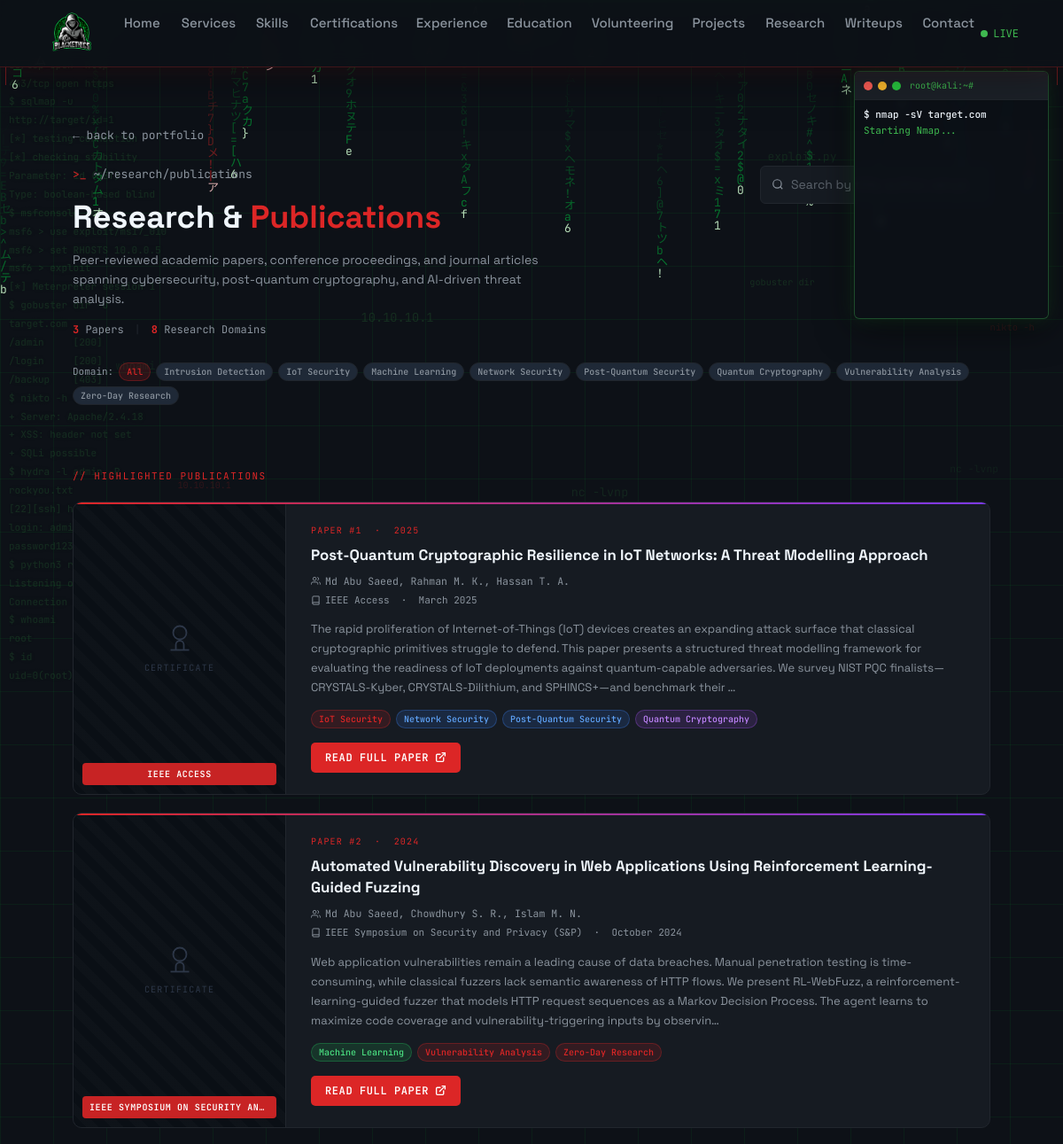
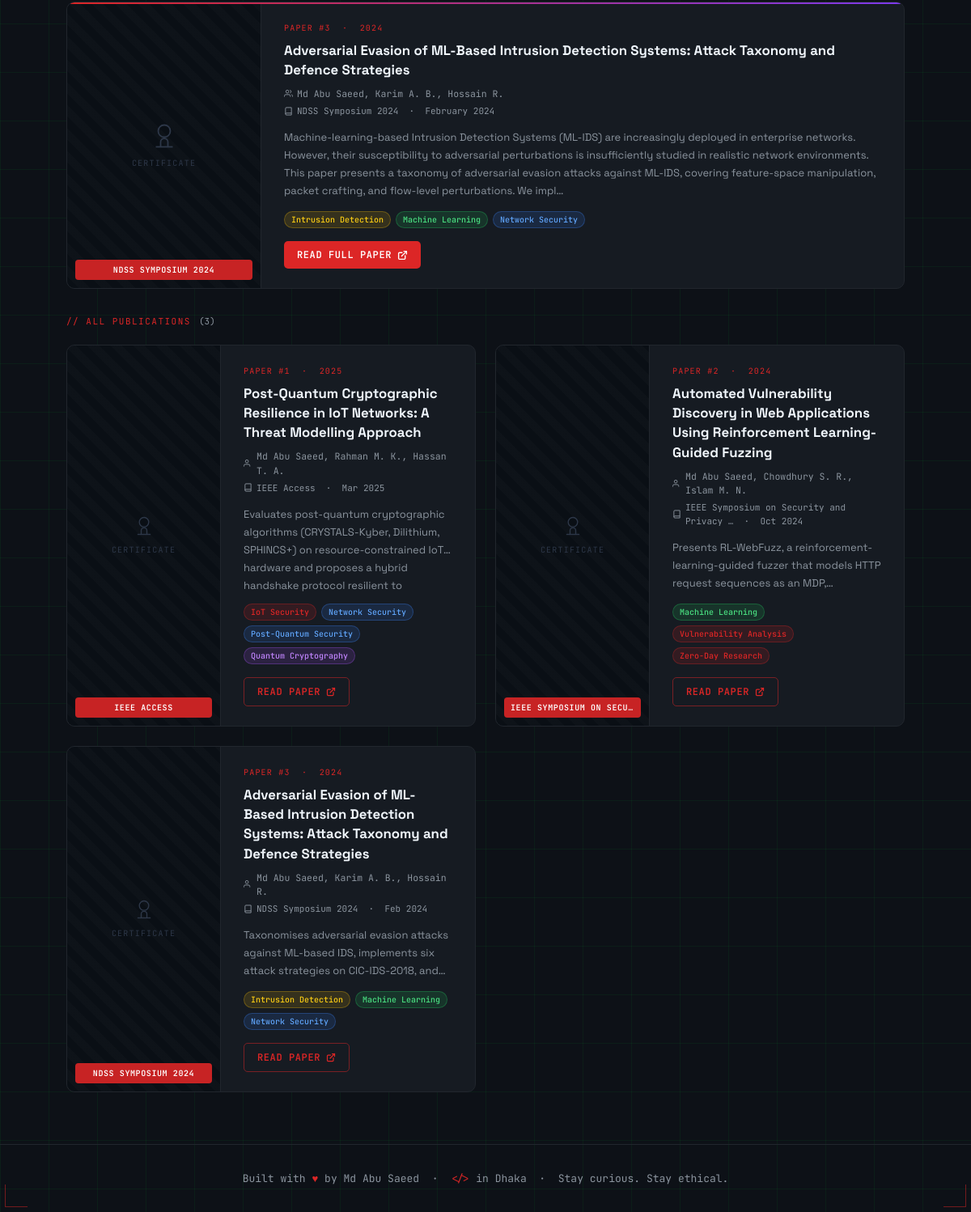
Screenshot of /research/ with the database file from the repository (2 pictures, top to bottom).
### apps/research/models.py (models this page shows, shortened)
class ResearchTag(models.Model):
    COLOR_CHOICES = [
        ('red', 'Red'),
        ('blue', 'Blue'),
        ('green', 'Green'),
        ('yellow', 'Yellow'),
        ('purple', 'Purple'),
        ('gray', 'Gray'),
    ]
    name = models.CharField(max_length=80, unique=True)
    color = models.CharField(max_length=10, choices=COLOR_CHOICES, default='blue')
    class Meta:
        ordering = ['name']

class ResearchPaper(models.Model):
    title = models.CharField(max_length=400)
    authors = models.CharField(
        max_length=500,
        help_text='Comma-separated list of authors',
    )
    abstract = models.TextField(help_text='Full abstract of the paper')
    short_description = models.TextField(
        max_length=300,
        help_text='Brief description shown on the card (max 300 chars)',
    )
    venue = models.CharField(
        max_length=200,
        help_text='Journal or conference name (e.g. "IEEE Access", "NDSS 2024")',
    )
    published_at = models.DateField()
    publication_url = models.URLField(
        blank=True,
        help_text='Link to the paper on the publisher site (IEEE, ACM, etc.)',
    )
    certificate_image = models.ImageField(
        upload_to='research/certificates/',
        blank=True,
        null=True,
        help_text='Upload the publication certificate image',
    )
    tags = models.ManyToManyField(ResearchTag, blank=True, related_name='papers')
    is_featured = models.BooleanField(default=True, db_index=True)
    order = models.PositiveIntegerField(default=0)
    class Meta:
        ordering = ['order', '-published_at']

### apps/core/models.py (models this page shows, shortened)
class SiteProfile(models.Model):
    name = models.CharField(max_length=100)
    hero_label = models.CharField(max_length=100, default="Hi, I'm a")
    title_roles = models.TextField(
        help_text='One role per line — used for the typewriter animation',
        default='Vulnerability Assessment\nPenetration Tester\nCybersecurity Engineer',
    )
    bio = models.TextField()
    profile_photo = models.ImageField(upload_to='profile/', blank=True, null=True)
    profile_initials = models.CharField(max_length=4, default='YN')
    github_url = models.URLField(blank=True)
    linkedin_url = models.URLField(blank=True)
    tryhackme_url = models.URLField(blank=True)
    email = models.EmailField(blank=True)
    phone = models.CharField(max_length=30, blank=True)
    location = models.CharField(max_length=100, blank=True)
    response_note = models.TextField(
        blank=True,
        default="I typically respond to all inquiries within 24 hours. For urgent security matters, please call directly.",
    )
    footer_tagline = models.CharField(max_length=200, default='Stay curious. Stay ethical.')
    footer_location = models.CharField(max_length=50, default='Dhaka')
    class Meta:
        verbose_name = 'Site Profile'
        verbose_name_plural = 'Site Profile'

### apps/research/views.py (the view, shortened to what this page needs)
# urls.py: path('', views.list_view, name='list'),
def list_view(request):
    search_q = request.GET.get('q', '').strip()
    active_tag_name = request.GET.get('tag', '').strip()
    papers = ResearchPaper.objects.prefetch_related('tags').all()
    active_tag = None
    if active_tag_name:
        try:
            active_tag = ResearchTag.objects.get(name=active_tag_name)
            papers = papers.filter(tags=active_tag)
        except ResearchTag.DoesNotExist:
            pass
    highlighted = papers.filter(is_featured=True) if not search_q and not active_tag else None
    all_tags = ResearchTag.objects.filter(papers__isnull=False).distinct().order_by('name')
    context = {
        'papers': papers,
        'highlighted': highlighted,
        'all_tags': all_tags,
        'active_tag': active_tag,
        'search_q': search_q,
        'total_count': ResearchPaper.objects.count(),
    }
    return render(request, 'research/list.html', context)

### templates/research/list.html (shortened to what this page needs)
{% extends 'base.html' %}
{% load static %}
{% block content %}
<section class="rp-list-header">
  <div class="section-wrap">
    <a href="{% url 'home:index' %}" class="back-link fade-in">← back to portfolio</a>
    <div class="rp-list-top fade-in">
      <div class="rp-list-title-wrap">
        <div class="wu-breadcrumb"><span class="wu-prompt">&gt;_</span> ~/research/publications</div>
        <h1 class="rp-list-title">Research &amp; <span>Publications</span></h1>
        <p class="rp-list-sub">
          Peer-reviewed academic papers, conference proceedings, and journal articles
          spanning cybersecurity, post-quantum cryptography, and AI-driven threat analysis.
        </p>
        <div class="rp-stats-row">
          <span class="rp-stat"><span class="rp-stat-num">{{ total_count }}</span> Papers</span>
          <span class="rp-stat-sep">|</span>
          <span class="rp-stat"><span class="rp-stat-num">{{ all_tags|length }}</span> Research Domains</span>
        </div>
      </div>
      <form action="{% url 'research:list' %}" method="get" class="wu-search-form">
        <div class="wu-search-box">
          <svg class="wu-search-icon" xmlns="http://www.w3.org/2000/svg" width="14" height="14" viewBox="0 0 24 24" fill="none" stroke="currentColor" stroke-width="2">
            <circle cx="11" cy="11" r="8"/><path d="m21 21-4.35-4.35"/>
          </svg>
        </div>
      </form>
    </div>
    {% if all_tags %}
    <div class="wu-tag-filter fade-in">
      <span class="wu-filter-label">Domain:</span>
      <a href="{% url 'research:list' %}{% if search_q %}?q={{ search_q }}{% endif %}"
         class="pill {% if not active_tag %}pill-red{% else %}pill-gray{% endif %}">All</a>
      {% for tag in all_tags %}
      <a href="{% url 'research:list' %}?tag={{ tag.name }}{% if search_q %}&q={{ search_q }}{% endif %}"
         class="pill {% if active_tag.pk == tag.pk %}pill-{{ tag.color }}{% else %}pill-gray{% endif %}">
        {{ tag.name }}
      </a>
      {% endfor %}
    </div>
    {% endif %}
  </div>
</section>
{% if highlighted %}
<section class="rp-highlight-section">
  <div class="section-wrap">
    <div class="wu-section-label">// HIGHLIGHTED PUBLICATIONS</div>
    <div class="rp-pub-list">
      {% for paper in highlighted %}
      <article class="rp-pub-card rp-pub-card--featured fade-in" style="transition-delay:{{ forloop.counter0 }}00ms;">
        <div class="rp-pub-visual">
          {% if paper.certificate_image %}
          <img
            src="{{ paper.certificate_image.url }}"
            alt="Certificate — {{ paper.title }}"
            class="rp-pub-cert-img rp-cert-trigger"
            data-cert-src="{{ paper.certificate_image.url }}"
            data-cert-title="{{ paper.title }}"
            title="Click to enlarge"
          />
          <div class="rp-cert-zoom-hint" aria-hidden="true">
            <svg width="14" height="14" viewBox="0 0 24 24" fill="none" stroke="currentColor" stroke-width="2">
              <circle cx="11" cy="11" r="8"/><line x1="21" y1="21" x2="16.65" y2="16.65"/>
              <line x1="11" y1="8" x2="11" y2="14"/><line x1="8" y1="11" x2="14" y2="11"/>
            </svg>
            Enlarge
          </div>
          {% else %}
          <div class="rp-pub-cert-placeholder">
            <svg width="36" height="36" viewBox="0 0 24 24" fill="none" stroke="currentColor" stroke-width="1.2">
              <circle cx="12" cy="8" r="5"/><path d="M9 21v-4a3 3 0 0 1 6 0v4"/><path d="M5 21h14"/>
            </svg>
            <span>CERTIFICATE</span>
          </div>
          {% endif %}
          <div class="rp-pub-venue-badge">{{ paper.venue|truncatechars:32 }}</div>
        </div>
        <div class="rp-pub-info">
          <div class="rp-pub-index">PAPER #{{ forloop.counter }} &nbsp;·&nbsp; {{ paper.published_at|date:"Y" }}</div>
          <h2 class="rp-pub-title">{{ paper.title }}</h2>
          <p class="rp-pub-authors">
            <svg width="11" height="11" viewBox="0 0 24 24" fill="none" stroke="currentColor" stroke-width="2" style="flex-shrink:0;">
              <path d="M17 21v-2a4 4 0 0 0-4-4H5a4 4 0 0 0-4 4v2"/><circle cx="9" cy="7" r="4"/>
              <path d="M23 21v-2a4 4 0 0 0-3-3.87"/><path d="M16 3.13a4 4 0 0 1 0 7.75"/>
            </svg>
            {{ paper.authors }}
          </p>
          <p class="rp-pub-meta">
            <svg width="11" height="11" viewBox="0 0 24 24" fill="none" stroke="currentColor" stroke-width="2" style="flex-shrink:0;">
              <path d="M4 19.5A2.5 2.5 0 0 1 6.5 17H20"/><path d="M6.5 2H20v20H6.5A2.5 2.5 0 0 1 4 19.5v-15A2.5 2.5 0 0 1 6.5 2z"/>
            </svg>
            {{ paper.venue }} &nbsp;·&nbsp; {{ paper.published_at|date:"F Y" }}
          </p>
          <p class="rp-pub-abstract rp-pub-abstract--long">{{ paper.abstract|truncatechars:400 }}</p>
          {% if paper.tags.exists %}
          <div class="tags-wrap rp-pub-tags">
            {% for tag in paper.tags.all %}
            <span class="pill pill-{{ tag.color }}">{{ tag.name }}</span>
            {% endfor %}
          </div>
          {% endif %}
          {% if paper.publication_url %}
          <a href="{{ paper.publication_url }}" target="_blank" rel="noopener noreferrer" class="rp-read-btn">
            Read Full Paper
            <svg width="13" height="13" viewBox="0 0 24 24" fill="none" stroke="currentColor" stroke-width="2.5" stroke-linecap="round" stroke-linejoin="round">
              <path d="M18 13v6a2 2 0 0 1-2 2H5a2 2 0 0 1-2-2V8a2 2 0 0 1 2-2h6"/>
              <polyline points="15 3 21 3 21 9"/><line x1="10" y1="14" x2="21" y2="3"/>
            </svg>
          </a>
          {% endif %}
        </div>
      </article>
      {% endfor %}
    </div>
  </div>
</section>
{% endif %}
<section class="rp-all-section">
  <div class="section-wrap">
    {% if papers %}
    <div class="wu-section-label">
      // {% if search_q %}RESULTS FOR "{{ search_q|upper }}"{% elif active_tag %}DOMAIN: {{ active_tag.name|upper }}{% else %}ALL PUBLICATIONS{% endif %}
      <span class="wu-count">({{ papers|length }})</span>
    </div>
    <div class="rp-grid">
      {% for paper in papers %}
      <article class="rp-pub-card fade-in" style="transition-delay:{{ forloop.counter0 }}0ms;">
        <div class="rp-pub-visual">
          {% if paper.certificate_image %}
          <img
            src="{{ paper.certificate_image.url }}"
            alt="Certificate — {{ paper.title }}"
            class="rp-pub-cert-img rp-cert-trigger"
            data-cert-src="{{ paper.certificate_image.url }}"
            data-cert-title="{{ paper.title }}"
            title="Click to enlarge"
          />
          <div class="rp-cert-zoom-hint" aria-hidden="true">
            <svg width="14" height="14" viewBox="0 0 24 24" fill="none" stroke="currentColor" stroke-width="2">
              <circle cx="11" cy="11" r="8"/><line x1="21" y1="21" x2="16.65" y2="16.65"/>
              <line x1="11" y1="8" x2="11" y2="14"/><line x1="8" y1="11" x2="14" y2="11"/>
            </svg>
            Enlarge
          </div>
          {% else %}
          <div class="rp-pub-cert-placeholder">
            <svg width="28" height="28" viewBox="0 0 24 24" fill="none" stroke="currentColor" stroke-width="1.2">
              <circle cx="12" cy="8" r="5"/><path d="M9 21v-4a3 3 0 0 1 6 0v4"/><path d="M5 21h14"/>
            </svg>
            <span>CERTIFICATE</span>
          </div>
          {% endif %}
          <div class="rp-pub-venue-badge">{{ paper.venue|truncatechars:26 }}</div>
        </div>
        <div class="rp-pub-info">
          <div class="rp-pub-index">PAPER #{{ forloop.counter }} &nbsp;·&nbsp; {{ paper.published_at|date:"Y" }}</div>
          <h3 class="rp-pub-title">{{ paper.title }}</h3>
          <p class="rp-pub-authors">
            <svg width="11" height="11" viewBox="0 0 24 24" fill="none" stroke="currentColor" stroke-width="2" style="flex-shrink:0;">
              <path d="M17 21v-2a4 4 0 0 0-4-4H5a4 4 0 0 0-4 4v2"/><circle cx="9" cy="7" r="4"/>
            </svg>
            {{ paper.authors }}
          </p>
          <p class="rp-pub-meta">
            <svg width="11" height="11" viewBox="0 0 24 24" fill="none" stroke="currentColor" stroke-width="2" style="flex-shrink:0;">
              <path d="M4 19.5A2.5 2.5 0 0 1 6.5 17H20"/><path d="M6.5 2H20v20H6.5A2.5 2.5 0 0 1 4 19.5v-15A2.5 2.5 0 0 1 6.5 2z"/>
            </svg>
            {{ paper.venue|truncatechars:40 }} &nbsp;·&nbsp; {{ paper.published_at|date:"M Y" }}
          </p>
          <p class="rp-pub-abstract">{{ paper.short_description }}</p>
          {% if paper.tags.exists %}
          <div class="tags-wrap rp-pub-tags">
            {% for tag in paper.tags.all %}
            <span class="pill pill-{{ tag.color }}">{{ tag.name }}</span>
            {% endfor %}
          </div>
          {% endif %}
          {% if paper.publication_url %}
          <a href="{{ paper.publication_url }}" target="_blank" rel="noopener noreferrer" class="rp-read-btn rp-read-btn--outline">
            Read Paper
            <svg width="12" height="12" viewBox="0 0 24 24" fill="none" stroke="currentColor" stroke-width="2.5" stroke-linecap="round" stroke-linejoin="round">
              <path d="M18 13v6a2 2 0 0 1-2 2H5a2 2 0 0 1-2-2V8a2 2 0 0 1 2-2h6"/>
              <polyline points="15 3 21 3 21 9"/><line x1="10" y1="14" x2="21" y2="3"/>
            </svg>
          </a>
          {% endif %}
        </div>
      </article>
      {% endfor %}
    </div>
    {% endif %}
  </div>
</section>
{% endblock %}

### templates/components/footer.html
{% load static %}
<footer>
  <p>
    Built with <span>♥</span> by
    {% if site_profile %}{{ site_profile.name }}{% else %}[Your Name]{% endif %}
    &nbsp;·&nbsp;
    <span>&lt;/&gt;</span> in
    {% if site_profile %}{{ site_profile.footer_location }}{% else %}Dhaka{% endif %}
    &nbsp;·&nbsp;
    <span style="font-family:'JetBrains Mono',monospace;color:var(--muted);">
      {% if site_profile %}{{ site_profile.footer_tagline }}{% else %}Stay curious. Stay ethical.{% endif %}
    </span>
  </p>
</footer>

### rows the page displays
ResearchTag: name "Intrusion Detection"
ResearchTag: name "IoT Security"
ResearchTag: name "Machine Learning"
ResearchTag: name "Network Security"
ResearchTag: name "Post-Quantum Security"
ResearchTag: name "Quantum Cryptography"
ResearchTag: name "Vulnerability Analysis"
ResearchTag: name "Zero-Day Research"
ResearchPaper: certificate_image "CERTIFICATE", venue "IEEE ACCESS", published_at "2025", title "Post-Quantum Cryptographic Resilience in IoT Networks: A Threat Modelling Approach", authors "Md Abu Saeed, Rahman M. K., Hassan T. A.", venue "IEEE Access", published_at "March 2025", abstract "The rapid proliferation of Internet-of-Things (IoT) devices creates an expanding attack surface that classical cryptographic primitives struggle to defend. This paper presents a structured threat modelling framework for evaluating the readiness of IoT deployments against quantum-capable adversaries. We survey NIST PQC finalists—CRYSTALS-Kyber, CRYSTALS-Dilithium, and SPHINCS+—and benchmark their …", published_at "Mar 2025", short_description "Evaluates post-quantum cryptographic algorithms (CRYSTALS-Kyber, Dilithium, SPHINCS+) on resource-constrained IoT hardware and proposes a hybrid handshake protocol resilient…"
ResearchPaper: certificate_image "CERTIFICATE", venue "IEEE SYMPOSIUM ON SECURITY AN…", published_at "2024", title "Automated Vulnerability Discovery in Web Applications Using Reinforcement Learning-Guided Fuzzing", authors "Md Abu Saeed, Chowdhury S. R., Islam M. N.", venue "IEEE Symposium on Security and Privacy (S&P)", published_at "October 2024", abstract "Web application vulnerabilities remain a leading cause of data breaches. Manual penetration testing is time-consuming, while classical fuzzers lack semantic awareness of HTTP flows. We present RL-WebFuzz, a reinforcement-learning-guided fuzzer that models HTTP request sequences as a Markov Decision Process. The agent learns to maximize code coverage and vulnerability-triggering inputs by observin…", venue "IEEE SYMPOSIUM ON SECU…", venue "IEEE Symposium on Security and Privacy …", published_at "Oct 2024", short_description "Presents RL-WebFuzz, a reinforcement-learning-guided fuzzer that models HTTP request sequences as an…"
ResearchPaper: certificate_image "CERTIFICATE", venue "NDSS SYMPOSIUM 2024", published_at "2024", title "Adversarial Evasion of ML-Based Intrusion Detection Systems: Attack Taxonomy and Defence Strategies", authors "Md Abu Saeed, Karim A. B., Hossain R.", venue "NDSS Symposium 2024", published_at "February 2024", abstract "Machine-learning-based Intrusion Detection Systems (ML-IDS) are increasingly deployed in enterprise networks. However, their susceptibility to adversarial perturbations is insufficiently studied in realistic network environments. This paper presents a taxonomy of adversarial evasion attacks against ML-IDS, covering feature-space manipulation, packet crafting, and flow-level perturbations. We impl…", published_at "Feb 2024", short_description "Taxonomises adversarial evasion attacks against ML-based IDS, implements six attack strategies on CIC-IDS-2018,…"
SiteProfile: name "Md Abu Saeed", footer_location "Dhaka", footer_tagline "Stay curious. Stay ethical."

### other values shown
{{ total_count }} "3"
{{ all_tags|length }} "8"
{{ papers|length }} "3"
